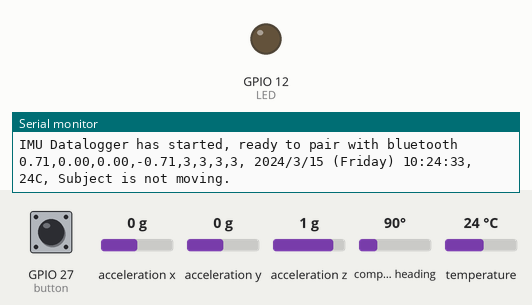
A sketch run on a simulated ESP32. Parts: output pins drawn as LEDs (lit = HIGH), the last lines printed to the serial monitor. The test bench sets the inputs (shaded band); at power-on: GPIO 27 (button) LOW, acceleration x 0 g, acceleration y 0 g, acceleration z 1 g, compass heading 90°, temperature 24 °C. The local clock reads 2024-03-15 10:24:30 at power-on unless the sketch sets it; storage starts empty; nothing arrives over Bluetooth unless stated.

Above: at 4.2 s.
4.3 s: GPIO 27 (button) pulled HIGH for 1 s
At 6.4 s:
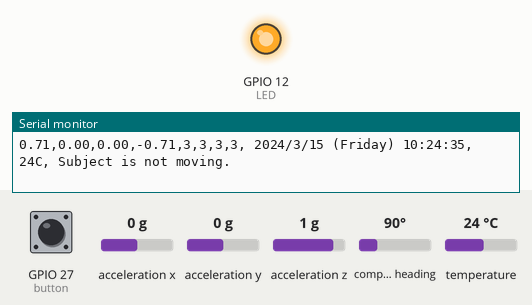
Timing chart, 0 to 8.6 s (numbered marks = the images above; inputs shaded):
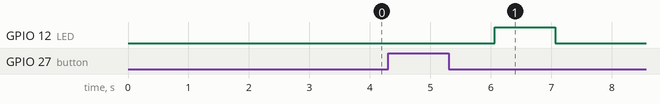

The sketch:

FinalCode.ino
```cpp
/* includes required libraries */

#include <Wire.h>
#include <Adafruit_Sensor.h>
#include <Adafruit_BNO055.h>
#include <utility/imumaths.h>
#include <math.h>
#include <SD.h>
#include <BluetoothSerial.h>
// Date and time using a RTC connected via I2C and Wire lib
#include "RTClib.h"


#define BNO055_SAMPLE_DELAY_MS (100)
#define chipSelect 33
RTC_PCF8523 rtc;

//variable declaration:
String dataString = " ";
int button = 27;
int LED = 12;
int buttonvalue;
int buttonvalueold = 0;
char daysOfTheWeek[7][12] = {"Sunday", "Monday", "Tuesday", "Wednesday", "Thursday", "Friday", "Saturday"};

int previousorix;
int previousoriy;
int previousoriz;

int currentorix;
int currentoriy;
int currentoriz;

/* creating object to write data and for the IMU */
Adafruit_BNO055 IMU = Adafruit_BNO055();
File IMUdata;

#if !defined(CONFIG_BT_ENABLED) || !defined(CONFIG_BLUEDROID_ENABLED)
#error Bluetooth is not enabled! Please run `make menuconfig` to and enable it // BT error check borrowed from arduino example library
#endif

BluetoothSerial SerialBT;

char val = '0';
char lastVal = '0';


void setup() {
  // put your setup code here, to run once:

  Serial.begin(115200);
  delay(1000);
  /* checks if the IMU is connected */
  Serial.println("Initializing IMU");
  if (!IMU.begin())
  {
    /* displays if IMU is not connected */
    Serial.print("The IMU was not detected, confirm the device is connected!");
    while (1);
  }
  Serial.println("Done..."); Serial.println("");

  delay(1000);

  /* checks if the SD is connected */
  Serial.println("Initializing SD Card");
  if (!SD.begin(chipSelect)) {
    Serial.println("Initializing SD Card FAILED! Please do not forget to connect the SD Card."); Serial.println("");
    while (1);
  }
  Serial.println("Done..."); Serial.println("");

  /* starts the IMU */
  IMU.begin();
  /* starts the SD */
  SD.begin(chipSelect);

  /* IMUdata = SD.open("/"); */

  delay(1000);

  /* I was going to have it record the temperature, but I did not think it would be relevant */
  /* creates variable for temp*/


  /* for better results uses the external piezo crystal as a time reference*/

  IMU.setExtCrystalUse(true);

  Serial.println("Datalogging Quaternion Test"); Serial.println("");

  IMUdata = SD.open("/MovementData.txt", FILE_WRITE);

  SerialBT.begin("IMU Datalogger");
  Serial.println("IMU Datalogger has started, ready to pair with bluetooth"); Serial.println("");

  pinMode(button, INPUT);
  pinMode(LED, OUTPUT);
  digitalWrite(button, LOW);
  digitalWrite(LED, LOW);

  if (! rtc.begin()) {
    Serial.println("Couldn't find RTC");
    Serial.flush();
    abort();
  }

  if (! rtc.initialized() || rtc.lostPower()) {
    Serial.println("RTC is NOT initialized, let's set the time!");
    rtc.adjust(DateTime(F(__DATE__), F(__TIME__)));
  }
  rtc.start();


}


void loop() {
  int8_t temp = IMU.getTemp();
  DateTime now = rtc.now();
  // put your main code here, to run repeatedly:
  buttonvalue = digitalRead(button);

  /* creates variable for callibration of gyroscope/accelerometer/magnetometer */
  /* magnetometer needs to be initialized at 0 */
  uint8_t systemcal, gyrocal, accelcal, magcal = 0;

  /* associates those variables with the correct calibration references from the BNO055 */
  IMU.getCalibration(&systemcal, &gyrocal, &accelcal, &magcal);

  /* creates the vector that holds the rotation,x,y,z quaternions*/
  imu::Quaternion quatern = IMU.getQuat();

  /* prints data in serial, relevant for vpython*/

  if ( SerialBT.available() )      // if data is available to read
  {
    ;
  }
  val = SerialBT.read();         // read it and store it in 'val'
  if (val == '1' || val == '0') {
    lastVal = val;
  }

  if ( lastVal == '0' )              // if '1' was received
  {

    delay(1000);                  // waits for a second
  }

  else if (lastVal == '1')

  {
    sensors_event_t event;
    IMU.getEvent(&event);
    dataString = "[" + String(event.orientation.z, 4) + ", " + String(event.orientation.y, 4) + ", " + String(event.orientation.z, 4) + "]"; //can modify this later if we want raw sensor data
    SerialBT.println(dataString);
    delay(100);
  }

  sensors_event_t event;
  previousorix = currentorix;
  previousoriy = currentoriy;
  previousoriz = currentoriz;
  IMU.getEvent(&event);
  currentorix = event.orientation.x;
  currentoriy = event.orientation.y;
  currentoriz = event.orientation.z;


  if (IMUdata) {

    Serial.print(quatern.w());
    Serial.print(",");
    Serial.print(quatern.x());
    Serial.print(",");
    Serial.print(quatern.y());
    Serial.print(",");
    Serial.print(quatern.z());
    Serial.print(",");
    Serial.print(accelcal);
    Serial.print(",");
    Serial.print(gyrocal);
    Serial.print(",");
    Serial.print(magcal);
    Serial.print(",");
    Serial.print(systemcal);
    Serial.print(", ");
    Serial.print(now.year(), DEC);
    Serial.print('/');
    Serial.print(now.month(), DEC);
    Serial.print('/');
    Serial.print(now.day(), DEC);
    Serial.print(" (");
    Serial.print(daysOfTheWeek[now.dayOfTheWeek()]);
    Serial.print(") ");
    Serial.print(now.hour(), DEC);
    Serial.print(':');
    Serial.print(now.minute(), DEC);
    Serial.print(':');
    Serial.print(now.second(), DEC);
    Serial.print(", ");
    Serial.print(temp);
    Serial.print("C");

    if ((previousorix != currentorix) && (previousoriy != currentoriy) && (previousoriz != currentoriz)) {
      Serial.print(", Subject is moving");
      if ((previousorix - currentorix) >= abs(80) &&  (previousoriy - currentoriy) <= abs(19) && (previousoriz - currentoriz) <= abs(19)) {
        Serial.print(" and jumped");
      }
      if ((previousoriz - currentoriz) >= abs(80) &&  (previousoriy - currentoriy) <= abs(19) && (previousorix - currentorix) <= abs(19)) {
        Serial.print(" and jumped");
      }
      Serial.println(".");
    } else {
      Serial.println(", Subject is not moving.");
    }


    /* records data ito the file we created before*/
    if (buttonvalue == 1 && buttonvalueold == 0) {
      digitalWrite(LED, HIGH);
      IMUdata.print("W: ");
      IMUdata.print(quatern.w());
      IMUdata.print(", ");
      IMUdata.print("\tX: ");
      IMUdata.print(quatern.x());
      IMUdata.print(", ");
      IMUdata.print("\tY: ");
      IMUdata.print(quatern.y());
      IMUdata.print(", ");
      IMUdata.print("\tZ: ");
      IMUdata.print(quatern.z());
      IMUdata.print(",\t ");
      IMUdata.print(accelcal);
      IMUdata.print(",\t ");
      IMUdata.print(gyrocal);
      IMUdata.print(",\t ");
      IMUdata.print(magcal);
      IMUdata.print(",\t ");
      IMUdata.print(systemcal);

      IMUdata.print(now.year(), DEC);
      IMUdata.print('/');
      IMUdata.print(now.month(), DEC);
      IMUdata.print('/');
      IMUdata.print(now.day(), DEC);
      IMUdata.print(" (");
      IMUdata.print(daysOfTheWeek[now.dayOfTheWeek()]);
      IMUdata.print(") ");
      IMUdata.print(now.hour(), DEC);
      IMUdata.print(':');
      IMUdata.print(now.minute(), DEC);
      IMUdata.print(':');
      IMUdata.print(now.second(), DEC);
      IMUdata.print(temp);
      IMUdata.print("C");
      IMUdata.print(", ");


      if ((previousorix != currentorix) && (previousoriy != currentoriy) && (previousoriz != currentoriz)) {
        IMUdata.print(", Subject is moving");
        if ((previousorix - currentorix) >= abs(80) &&  (previousoriy - currentoriy) <= abs(19) && (previousoriz - currentoriz) <= abs(19)) {
          IMUdata.print(" and jumped");
        }
        if ((previousoriz - currentoriz) >= abs(80) &&  (previousoriy - currentoriy) <= abs(19) && (previousorix - currentorix) <= abs(19)) {
          IMUdata.print(" and jumped");
        }
        IMUdata.println(".");
      } else {
        IMUdata.println(", Subject is not moving.");
      }
    } else {
      digitalWrite(LED, LOW);
      if (buttonvalue == buttonvalueold) {
        buttonvalueold = 1;
      } else {
        buttonvalueold = 0;
      }
    }
  } else {

    Serial.println("Could not create MovementData.txt!");

  }

}
```

Measured:
- after the input at 4.3 s, GPIO 12 (LED): LOW → HIGH after 1.8 s, → LOW 1.0 s later
